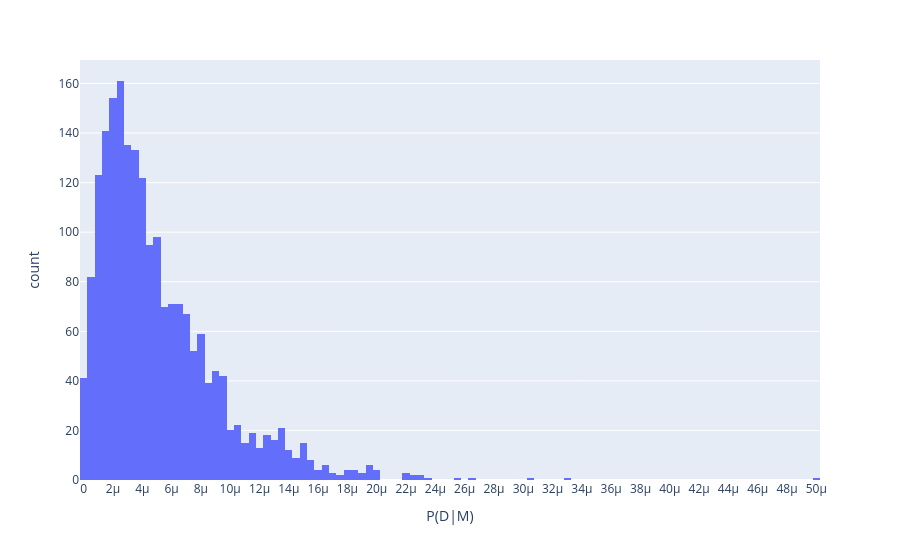

Here is the notebook cell this chart was saved with:
### Markdown cell above
#### Explore limits of the model P(D|M)

### Code cell
import plotly.express as px

fig = px.histogram(df, "P(D|M)")
fig.update_xaxes(nticks=50)
fig.show()

### Figure 1 — Plotly figure (JSON) as saved in the notebook; plotly's stock layout.template omitted (floating-point values rounded to 4 significant figures; data arrays with more than 128 entries replaced by an {"elided": "..."} marker saying what was removed)
{"data": [{"alignmentgroup": "True", "bingroup": "x", "hovertemplate": "P(D|M)=%{x}<br>count=%{y}<extra></extra>", "legendgroup": "", "marker": {"color": "#636efa", "pattern": {"shape": ""}}, "name": "", "offsetgroup": "", "orientation": "v", "showlegend": false, "type": "histogram", "x": {"elided": "2037 float values"}, "xaxis": "x", "yaxis": "y"}], "layout": {"barmode": "relative", "legend": {"tracegroupgap": 0}, "margin": {"t": 60}, "xaxis": {"anchor": "y", "domain": [0, 1], "nticks": 50, "title": {"text": "P(D|M)"}}, "yaxis": {"anchor": "x", "domain": [0, 1], "title": {"text": "count"}}}}
